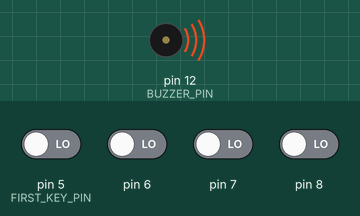
Recording of a sketch running on a simulated Arduino Uno, built with avr-gcc and run on an emulated ATmega328P. On the bench: buzzer (waves = sounding). Inputs (shaded band) come from the test bench; at power-on: pin 5 (FIRST_KEY_PIN), pin 6–8 LOW.

Above: at 1.2 s.
1.3 s: pin 5 (FIRST_KEY_PIN) driven HIGH and pin 6 driven HIGH and pin 7 driven HIGH and pin 8 driven HIGH
At 2.4 s:
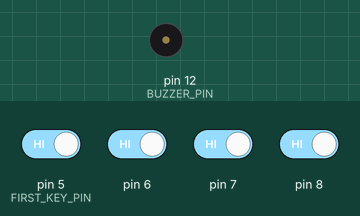
2.8 s: pin 5 (FIRST_KEY_PIN) driven LOW
At 4.0 s:
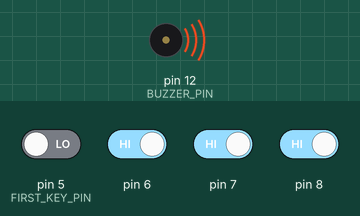
4.3 s: pin 5 (FIRST_KEY_PIN) driven HIGH
At 4.7 s:
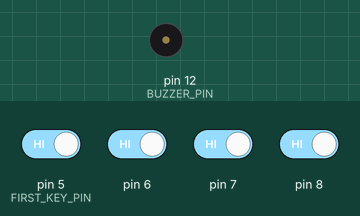
Timing chart, 0 to 7.3 s (numbered marks = the images above; inputs shaded):
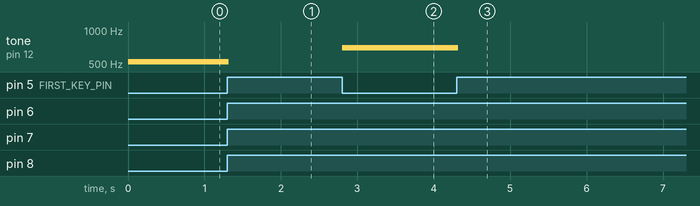

The sketch:

badPiano.ino
```cpp
#define BUZZER_PIN    12 // пин с пищалкой (англ. «buzzer»)
#define FIRST_KEY_PIN 5  // первый пин с клавишей (англ. «key»)
#define KEY_COUNT     4  // общее количество клавиш
////////JqJq
int note[KEY_COUNT] = {698, 659, 587, 523};

void setup()
{
  pinMode(BUZZER_PIN, OUTPUT);
}

void loop()
{
  // в цикле бежим по всем номерам кнопок, от 0-го по 3-й
  for (int i = 0; i < KEY_COUNT; ++i) {
    // на основе номера кнопки вычисляем номер её пина
    int keyPin = i + FIRST_KEY_PIN;

    // считываем значение с кнопки. Возможны всего 2 варианта:
    //  * высокий сигнал, 5 вольт, истина — кнопка отпущена
    //  * низкий сигнал, земля, ложь — кнопка зажата
    boolean keyUp = digitalRead(keyPin);

    // проверяем условие «если не кнопка отпущена». Знак «!»
    // перед булевой переменной означает отрицание, т.е. «не».
    if (!keyUp) {
      // рассчитываем высоту ноты в герцах в зависимости от
      // клавиши, которую рассматриваем на данном этапе цикла.
      // Мы получим значение 3500, 4000 или 4500
      int frequency = note[i];

      // Заставляем пищалку пищать с нужной частотой в течение
      // 20 миллисекунд. Если клавиша останется зажатой, пищалка
      // вновь зазвучит при следующем проходе loop, а мы услышим
      // непрерывный звук
      tone(BUZZER_PIN, frequency, 20);
    }
  }
}
```

Measured:
- after the input at 1.3 s, tone on pin 12 (BUZZER_PIN): 523 Hz → silent at once
- after the input at 2.8 s, tone on pin 12 (BUZZER_PIN): silent → 698 Hz at once
- after the input at 4.3 s, tone on pin 12 (BUZZER_PIN): 698 Hz → silent at once
